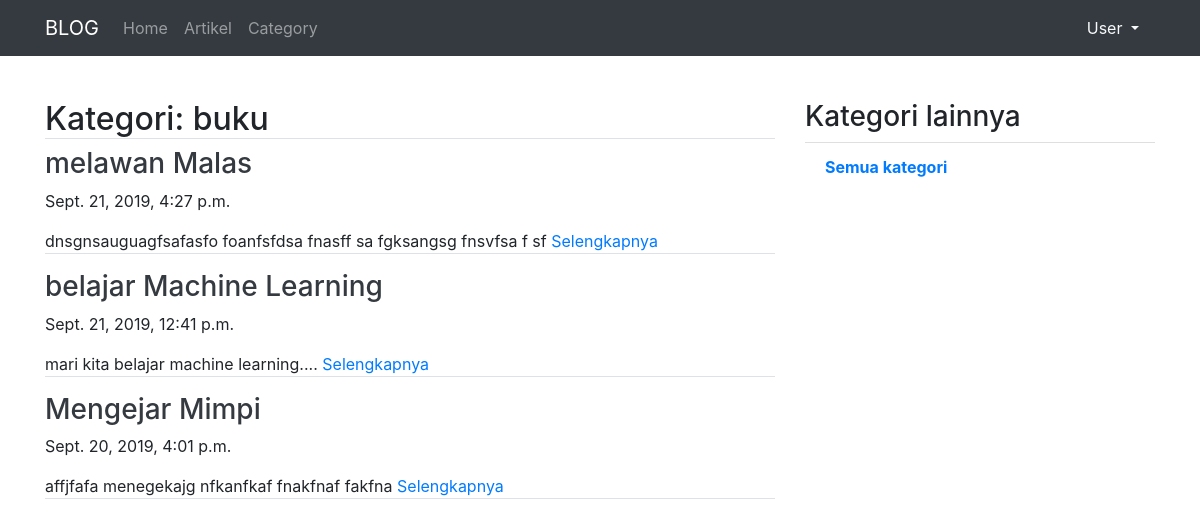
Page /artikel/kategori/buku/1 on the committed database.
### artikel/models.py (models this page shows, shortened)
class Artikel(models.Model):
	judul		= models.CharField(max_length=255)
	isi 		= models.TextField()
	kategori 	= models.CharField(max_length=255)
	published	= models.DateTimeField(auto_now_add=True)
	updated 	= models.DateTimeField(auto_now=True)
	slug		= models.SlugField(blank=True, editable=False)

### artikel/views.py (the view)
# urls.py: url(r'^kategori/(?P<kategori>[\w]+)/(?P<page>\d+)$', ArtikelKategoriListView.as_view(), name='category'),
class ArtikelKategoriListView(ListView):
	model = Artikel
	template_name = "artikel/artikel_kategori_list.html"
	context_object_name = 'artikel_list'
	ordering = ['-published']
	paginate_by = 3
	def get_queryset(self):
		self.queryset = self.model.objects.filter(kategori=self.kwargs['kategori'])
		return super().get_queryset()
	def get_context_data(self,*args,**kwargs):
		kategori_list = self.model.objects.values_list('kategori', flat=True).distinct().exclude(kategori=self.kwargs['kategori'])
		self.kwargs.update({'kategori_list':kategori_list})
		kwargs = self.kwargs
		return super().get_context_data(*args,**kwargs)

### artikel/templates/artikel/artikel_kategori_list.html (shortened to what this page needs)
{% extends "base.html" %}
{% block contents %}
<div class="row">
	<div class="col-md-8">
		<h2 class="border-bottom">Kategori: {{kategori}}</h2>
			{% for artikel in artikel_list %}
				<h3><a class="text-dark" href="{% url 'artikel:detail' artikel.slug %}">{{artikel.judul}}</a></h3>
				<p>{{artikel.published}}</p>
				<p class="border-bottom">{{artikel.isi|truncatewords:50}} <a href="{% url 'artikel:detail' artikel.slug %}">Selengkapnya</a></p>
			{% endfor %}
	</div>
	<div class="col-sm">
		<h3>Kategori lainnya</h3>
		<ul class="list-group list-group-flush">
			<li class="list-group-item"><a href="{% url 'artikel:list' 1 %}"><b>Semua kategori</b></a></li>
		</ul>
	</div>
</div>
{% endblock contents %}

### rows in the picture
Artikel: judul "melawan Malas", published "Sept. 21, 2019, 4:27 p.m.", isi "dnsgnsauguagfsafasfo foanfsfdsa fnasff sa fgksangsg fnsvfsa f sf"
Artikel: judul "belajar Machine Learning", published "Sept. 21, 2019, 12:41 p.m.", isi "mari kita belajar machine learning...."
Artikel: judul "Mengejar Mimpi", published "Sept. 20, 2019, 4:01 p.m.", isi "affjfafa menegekajg nfkanfkaf fnakfnaf fakfna"

### other values in the picture
{{ kategori }} "buku"
